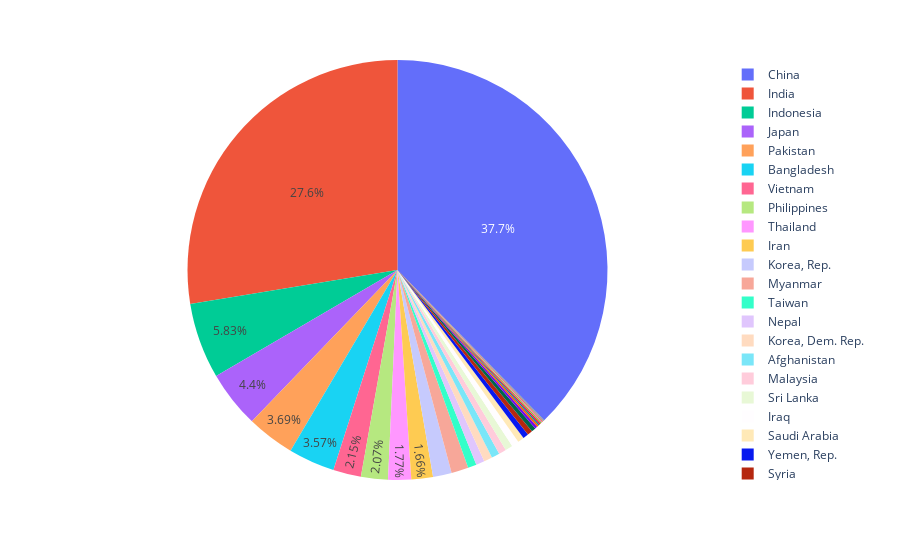

Here is the notebook cell this chart was saved with:
### Markdown cell above
Controlling text size

### Code cell
import plotly.express as px

df = px.data.gapminder().query("continent == 'Asia'")
fig = px.pie(df, values='pop', names='country')
fig.update_traces(textposition='inside')
fig.update_layout(uniformtext_minsize=12, uniformtext_mode='hide')
fig.show()

### Figure 1 — Plotly figure (JSON) as saved in the notebook; plotly's stock layout.template omitted (floating-point values rounded to 4 significant figures; data arrays with more than 128 entries replaced by an {"elided": "..."} marker saying what was removed)
{"data": [{"domain": {"x": [0, 1], "y": [0, 1]}, "hovertemplate": "country=%{label}<br>pop=%{value}<extra></extra>", "labels": {"elided": "396 str values"}, "legendgroup": "", "name": "", "showlegend": true, "textposition": "inside", "type": "pie", "values": {"elided": "396 int values"}}], "layout": {"legend": {"tracegroupgap": 0}, "margin": {"t": 60}, "uniformtext": {"minsize": 12, "mode": "hide"}}}
